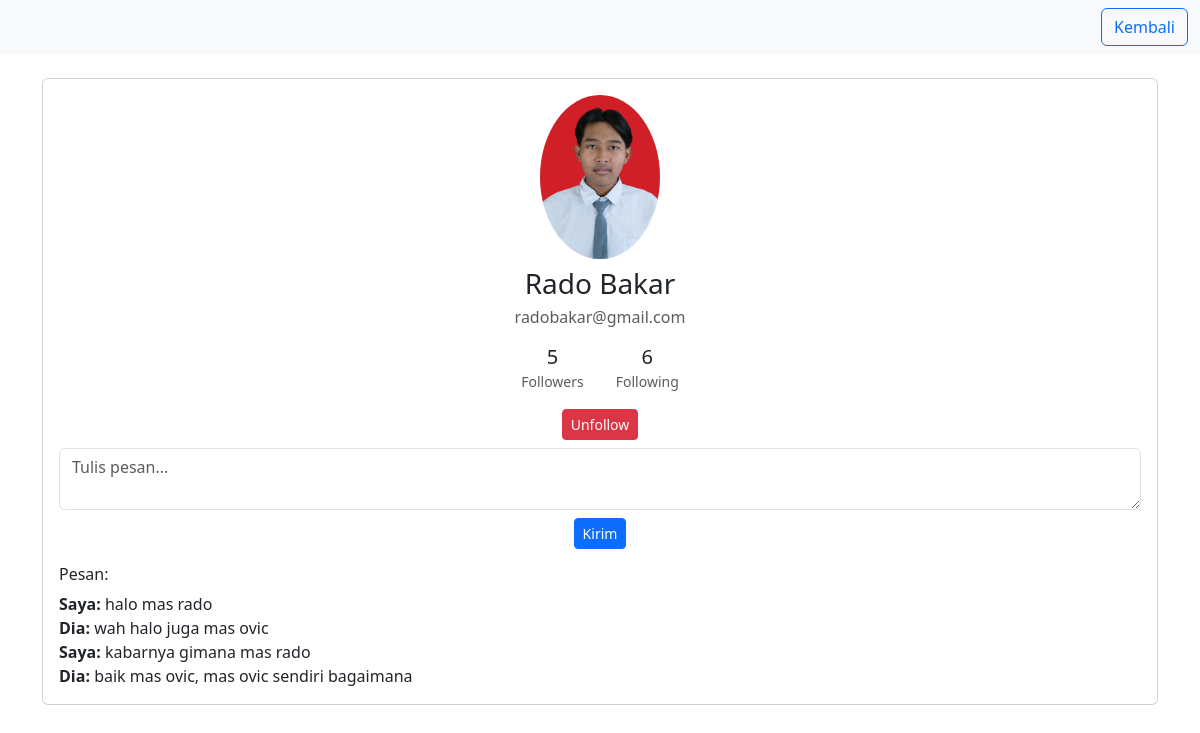
The page /profile.php?id=2 (signed in) on the database its author committed.
### tables this page shows
CREATE TABLE `users` (
  `id` int(11) NOT NULL,
  `name` varchar(100) NOT NULL,
  `username` varchar(50) NOT NULL,
  `email` varchar(100) NOT NULL,
  `photo` varchar(255) DEFAULT NULL,
  `password` varchar(255) NOT NULL,
  `full_name` varchar(100) DEFAULT NULL,
  `profile_picture` varchar(255) DEFAULT NULL,
  `bio` text DEFAULT NULL,
  `created_at` datetime DEFAULT current_timestamp(),
  `birthdate` date DEFAULT NULL,
  `work` varchar(255) DEFAULT NULL,
  `address` varchar(255) DEFAULT NULL,
  `last_active` datetime DEFAULT current_timestamp()
);

CREATE TABLE `messages` (
  `id` int(11) NOT NULL,
  `sender_id` int(11) NOT NULL,
  `receiver_id` int(11) NOT NULL,
  `message` text NOT NULL,
  `is_read` tinyint(1) DEFAULT 0,
  `sent_at` datetime DEFAULT current_timestamp(),
  `created_at` datetime DEFAULT current_timestamp(),
  `content` text DEFAULT NULL
);

### profile.php (the view, shortened to what this page needs)
<?php
require_once("config.php");
$profile_user_id = isset($_GET['id']) ? (int)$_GET['id'] : $_SESSION['user']['id'];
$stmt = $db->prepare("SELECT * FROM users WHERE id = ?");
$stmt->execute([$profile_user_id]);
$profile_user = $stmt->fetch();
$stmt = $db->prepare("SELECT * FROM followers WHERE user_id = ? AND follower_id = ?");
$stmt->execute([$profile_user_id, $_SESSION['user']['id']]);
$follow = $stmt->fetch();
$stmt = $db->prepare("SELECT COUNT(*) FROM followers WHERE user_id=? AND status='accepted'");
$stmt->execute([$profile_user_id]);
$followers_count = $stmt->fetchColumn();
$stmt = $db->prepare("SELECT COUNT(*) FROM followers WHERE follower_id=? AND status='accepted'");
$stmt->execute([$profile_user_id]);
$following_count = $stmt->fetchColumn();
?>
<!DOCTYPE html>
<html>
<head>
    <link rel="stylesheet" href="https://cdn.jsdelivr.net/npm/bootstrap@5.3.0/dist/css/bootstrap.min.css">
</head>
<body>
    <nav class="navbar navbar-light bg-light mb-4">
        <div class="container-fluid justify-content-end">
            <a href="timeline.php" class="btn btn-outline-primary">Kembali</a>
        </div>
    </nav>
    <div class="container mt-4">
        <div class="card mb-4">
            <div class="card-body text-center">
                <?php
                if (!empty($profile_user['photo']) && $profile_user['photo'] !== 'default.svg' && file_exists("img/uploads/" . $profile_user['photo'])) {
                    $photo_file = "img/uploads/" . $profile_user['photo'];
                } else {
                    $photo_file = "img/default.svg";
                }
                ?>
                <img src="<?php echo $photo_file ?>" width="120" class="rounded-circle mb-2"><br>
                <h3 class="mb-1"><?php echo htmlspecialchars($profile_user['name']); ?></h3>
                <p class="text-muted mb-3"><?php echo htmlspecialchars($profile_user['email']); ?></p>
                <div class="d-flex justify-content-center mb-3">
                    <div class="mx-3">
                        <h5 class="mb-0"><?php echo $followers_count; ?></h5>
                        <small class="text-muted">Followers</small>
                    </div>
                    <div class="mx-3">
                        <h5 class="mb-0"><?php echo $following_count; ?></h5>
                        <small class="text-muted">Following</small>
                    </div>
                </div>
                <?php if($profile_user_id != $_SESSION['user']['id']): ?>
                    <?php if(!$follow): ?>
                        <form method="post" style="display:inline">
                            <button name="follow" class="btn btn-primary btn-sm">Follow</button>
                        </form>
                    <?php elseif($follow['status'] == 'pending'): ?>
                        <button class="btn btn-warning btn-sm" disabled>Pending</button>
                    <?php elseif($follow['status'] == 'accepted'): ?>
                        <form method="post" style="display:inline">
                            <button name="unfollow" class="btn btn-danger btn-sm">Unfollow</button>
                        </form>
                        <form method="post" class="mt-2">
                            <textarea name="message" required class="form-control mb-2" placeholder="Tulis pesan..."></textarea>
                            <button name="send_message" class="btn btn-primary btn-sm">Kirim</button>
                        </form>
                        <div class="mt-3 text-start">
                            <h6>Pesan:</h6>
                            <?php
                            $stmt = $db->prepare("SELECT * FROM messages WHERE (sender_id=? AND receiver_id=?) OR (sender_id=? AND receiver_id=?) ORDER BY created_at ASC");
                            $stmt->execute([$_SESSION['user']['id'], $profile_user_id, $profile_user_id, $_SESSION['user']['id']]);
                            while($msg = $stmt->fetch()):
                                echo "<div><b>".($msg['sender_id']==$_SESSION['user']['id']?"Saya":"Dia").":</b> ".htmlspecialchars($msg['message'])."</div>";
                            endwhile;
                            ?>
                        </div>
                    <?php endif; ?>
                <?php endif; ?>
            </div>
        </div>
    </div>
</body>
</html>

### rows shown on the page
users: photo (picture), name "Rado Bakar", email "radobakar@gmail.com"
messages: shows "Saya", message "halo mas rado"
messages: shows "Dia", message "wah halo juga mas ovic"
messages: shows "Saya", message "kabarnya gimana mas rado"
messages: shows "Dia", message "baik mas ovic, mas ovic sendiri bagaimana"

### other values the page prints
$followers_count "5"
$following_count "6"
